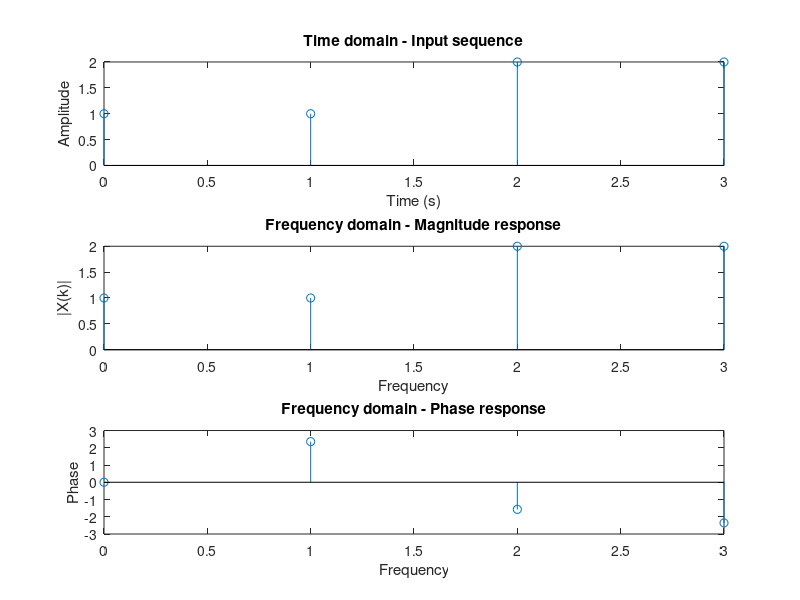

MATLAB code to generate this figure:
a=[1 1 2 2];
N=length(a);
A=zeros(4,1);
for k=0:N-1
    for n=0:N-1
        A(k+1)=A(k+1)+a(n+1)*exp(-j*pi/2*n*k);
    end
end
t=0:N-1;
subplot(3,1,1);
stem(t,a);
xlabel('Time (s)');
ylabel('Amplitude');
title('Time domain - Input sequence');
subplot(3,1,2);
stem(t,a)
xlabel('Frequency');
ylabel('|X(k)|');
title('Frequency domain - Magnitude response');
subplot(3,1,3);
stem(t,angle(A))
xlabel('Frequency');
ylabel('Phase');
title('Frequency domain - Phase response');
ifft(a)
